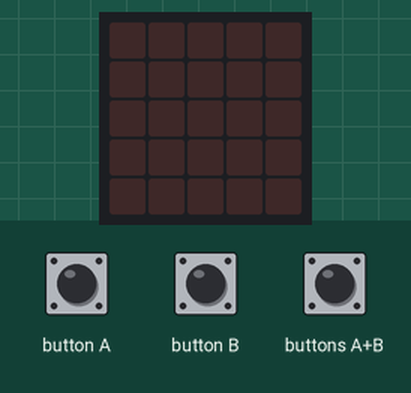
This program was run on a simulated BBC micro:bit (MakeCode). Parts: the board's 5×5 LED display. Inputs (shaded band) come from the test bench. Random numbers come from a fixed seed.

Above: at 1.2 s.
1.3 s: buttons A+B pressed for 0.15 s
At 2.0 s:
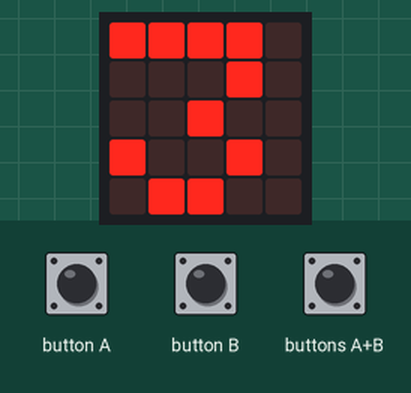
At 4.4 s:
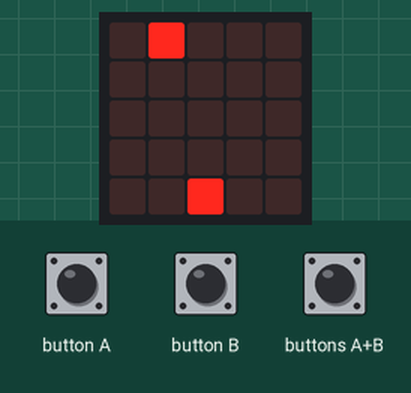
Timing chart, 0 to 5.9 s (numbered marks = the images above; inputs shaded):
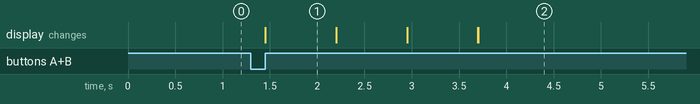

The program:

main.ts
```typescript
function final () {
    basic.clearScreen()
    basic.showNumber(puntos)
    basic.pause(500)
    basic.clearScreen()
}
input.onButtonPressed(Button.A, function () {
    if (juega && cesta < 0) {
        led.unplot(cesta, 4)
        cesta = cesta - 1
        led.plot(cesta, 4)
    }
})
function inicio () {
    basic.showNumber(3)
    basic.showNumber(2)
    basic.showNumber(1)
    basic.clearScreen()
    led.plot(cesta, 4)
}
input.onButtonPressed(Button.AB, function () {
    puntos = 0
    espera = 500
    cesta = 2
    inicio()
    juega = true
    basic.pause(20000)
    juega = false
    final()
})
function manzana () {
    x = randint(0, 4)
    y = 0
    while (juega && y <= 4) {
        led.plot(x, y)
        basic.pause(espera)
        if (juega) {
            led.unplot(x, y + 1)
        }
    }
    if (juega) {
        led.plot(cesta, 4)
    }
}
let y = 0
let x = 0
let espera = 0
let cesta = 0
let puntos = 0
let juega = false
juega = false
basic.forever(function () {
    if (juega) {
        manzana()
        if (x == cesta) {
            puntos = puntos + 1
            puntos = espera - 25
        }
    }
})
```

test.ts
```typescript
// aquí va el archivo "tests"; esto no se compilará cuando este paquete se utilice como una extensión.
```

Measured:
- after the input at 1.3 s, the display: changes after 0.15 s (image 1)
- what the display in image 1 shows lasts 0.7 s, from 1.5 s to 2.2 s
